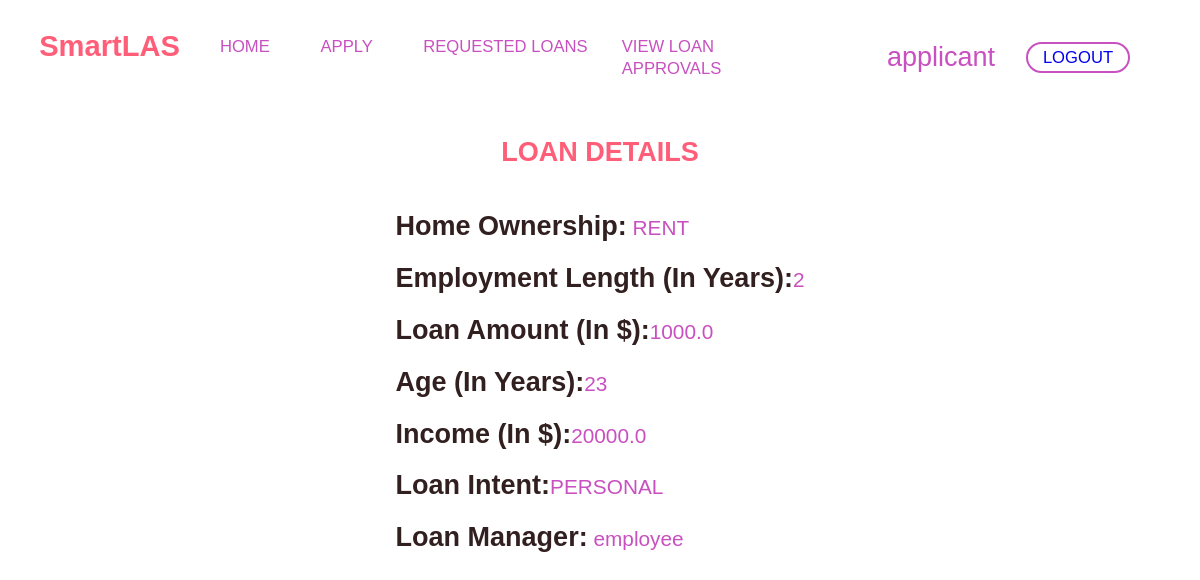
Screenshot of /loan-details/1006/ (signed in) with the database file from the repository.
### loan_approval/models.py (models this page shows)
class LoanDetails(models.Model):
    LOAN_GRADES = [
        ("A","A"),
        ("B","B"),
        ("C","C"),
        ("D","D"),
        ("E","E"),
        ("F","F"),
        ("G","G")
    ]
    credit_history = models.PositiveIntegerField(validators=[MinValueValidator(2),
                                       MaxValueValidator(35)])
    credit_default = models.BooleanField()
    interest_rate = models.FloatField(validators=[MinValueValidator(4.0),
                                       MaxValueValidator(24.0)])
    grade = models.CharField(max_length=3, choices=LOAN_GRADES)
    loan_percent_to_income = models.FloatField(validators=[MinValueValidator(0.0),
                                       MaxValueValidator(0.84)])
    loan_request = models.OneToOneField(Loan, on_delete= models.CASCADE)

class Loan(models.Model):
    OWNERSHIP_CHOICES = [('RENT','RENT'),
                         ('OWN','OWN'),
                         ('MORTGAGE','MORTGAGE'),
                         ('OTHER','OTHER')
                         ]
    INTENTIONS = [('PERSONAL','PERSONAL'),
                  ('EDUCATION','EDUCATION'),
                  ('MEDICAL','MEDICAL'),
                  ('VENTURE','VENTURE'),
                  ('HOMEIMPROVEMENT','HOMEIMPROVEMENT'),
                  ('DEBTCONSOLIDATION','DEBTCONSOLIDATION')
                  ]
    home_ownership = models.CharField(max_length=10,choices=OWNERSHIP_CHOICES)
    emp_length = models.PositiveIntegerField(validators=[MinValueValidator(0),
                                       MaxValueValidator(43)])
    loan_amount = models.FloatField(validators=[MinValueValidator(0.0),
                                       MaxValueValidator(40000.0)])
    person_age = models.PositiveIntegerField(validators=[MinValueValidator(18),
                                       MaxValueValidator(110)])
    income = models.FloatField(validators=[MinValueValidator(1000.0),
                                       MaxValueValidator(7000000.0)])
    loan_intent = models.CharField(max_length=20,choices=INTENTIONS)
    applicant_details = models.ForeignKey(Applicant, on_delete=models.CASCADE)
    managed_by = models.ForeignKey(Employee, on_delete=models.SET_NULL, null=True)

class Employee(models.Model):
    employee = models.OneToOneField(User, on_delete=models.CASCADE)
    def __str__(self):
        return f'{self.employee.username}'

### loan_approval/views.py (the view)
# urls.py: path("loan-details/<int:pk>/",LoanDetailsDetailView.as_view(), name="loan_details_detail"),
@method_decorator(login_required(login_url=reverse_lazy('loan_approval:user_login')),name="dispatch")
class LoanDetailsDetailView(DetailView):
    model = LoanDetails
    template_name = 'loan_approval/detailed_loan_details_.html'

### loan_approval/templates/loan_approval/detailed_loan_details_.html (shortened to what this page needs)
{% if user.is_authenticated %}
{% load static %}
<!DOCTYPE html>
<html lang="en">
<head>
    <link rel="stylesheet" href="{% static 'css/style.css' %}" />
    <link rel="stylesheet" href="{% static 'css/loan_details_.css' %}">
</head>
<body>
  <nav>
    <div class="logos-section">
      <h2 class="logo">
          <a href="{% url 'loan_approval:index' %}">SmartLAS</a>
      </h2>
      <ul class="menu-items">
        {% if user.is_authenticated %}
        {% if user.applicant %}
        <li>
          <a href="{% url 'loan_approval:dashboard' %}">HOME</a>
        </li>
        <li>
          <a href="{% url 'loan_approval:loan_request' %}">APPLY</a>
        </li>
        <li>
          <a href="{% url 'loan_approval:applicant_loan_list' %}">REQUESTED LOANS</a>
        </li>
        <li>
          <a href="{% url 'loan_approval:loans_details_list' %}">VIEW LOAN APPROVALS</a>
        </li>
        {% endif %}
        {% endif %}
      </ul>
    </div>
    <ul class="cta-btns">
      {% if user.is_authenticated %}
      <li>
        <div >{{request.user}} </div>
      </li>
      <li>
        <a class="cta-btns1" href="{% url 'loan_approval:user_logout' %}">LOGOUT</a>
      </li>
      {% else %}
      <li>
        <a class="cta-btns1" href="{% url 'loan_approval:user_login' %}">LOGIN</a>
      </li>
      {% endif %}
    </ul>
  </nav>
  <div class="mortgage-container">
  {% if not user.is_superuser %}
  {% if user.is_staff %}
    <h2>LOAN DETAILS</h2>
    <div class="mortgage-details">
  <p><b>Credit history (In Years):</b> {{object.credit_history}}</p>
  <p><b>Grade:</b> {{object.grade}}</p>
  <p><b>Interest:</b> {{object.interest_rate}}</p>
  <p><b>Credit Default:</b> {{object.credit_default}}</p>
  <p><b>Loan Percent to income(In %):</b> {{object.loan_percent_to_income}}</p>
  <p><b>Home Ownership:</b> {{object.loan_request.home_ownership}}</p>
  <p><b>Employment Length (In Years):</b> {{object.loan_request.emp_length}}</p>
  <p><b>Loan Amount(In $):</b> {{object.loan_request.loan_amount}}</p>
  <p><b>Age (In Years):</b>{{object.loan_request.person_age}}</p>
  <p><b>Income (In $):</b>{{object.loan_request.income}}</p>
  <p><b>Loan Intent:</b>{{object.loan_request.loan_intent}}</p>
  <p><b>Applicant Name:</b> {{object.loan_request.applicant_details}}</p>
    </div>
  {% else %}
  <h2>LOAN DETAILS</h2>
  <div class="mortgage-details">
  <p><b>Home Ownership:</b> {{object.loan_request.home_ownership}}</p>
  <p><b>Employment Length (In Years):</b>{{object.loan_request.emp_length}}</p>
  <p><b>Loan Amount (In $):</b>{{object.loan_request.loan_amount}}</p>
  <p><b>Age (In Years):</b>{{object.loan_request.person_age}}</p>
  <p><b>Income (In $):</b>{{object.loan_request.income}}</p>
  <p><b>Loan Intent:</b>{{object.loan_request.loan_intent}}</p>
  <p><b>Loan Manager:</b> {{object.loan_request.managed_by}}</p>
  </div>
  {% endif %}
  {% else %}
  <p> Super user not authorized. </p>
  {% endif %}
</body>
</html>
{% else %}
404 error
{% endif %}

### static/css/style.css (style rules this page uses)
* { font-family: "Poppins", sans-serif; font-size: 1.3rem; }
.logo a { font-size: 1.4rem; color: #ff5e78; text-decoration: none; }
li { list-style: none; }
nav, .cta-btns, .menu-items { display: flex; align-items: center; }
nav { margin: 0 1.5rem 1.5rem 1.5rem; justify-content: space-between; }
.logos-section { display: flex; }
.menu-items li, .cta-btns li { font-size: 0.9rem; margin-right: 1.5rem; color: #c850c0; }
.menu-items li a { position: relative; font-size: 0.8rem; margin-right: 1.5rem; color: #c850c0; text-decoration: none; }
.menu-items li a::after { content: ''; background: linear-gradient(to right, #ff5e78, #c850c0); height: 1.5px; width: 100%; left: 0; position: absolute; bottom: -5px; opacity: 0; transition: all 0.2s; pointer-events: none; }
.cta-btns1, .cta-btns2 { font-size: 0.8rem; text-decoration: none; border: 2px solid #c850c0; padding: 0.2rem 0.7rem; border-radius: 0.9rem; }

### static/css/loan_details_.css (style rules this page uses)
* { font-family: "Poppins", sans-serif; }
h2 { text-align: center; color: #ff5e78; }
p { font-size: 1rem; color: #c850c0; }
b { color: #322020; }
.mortgage-container { text-align: center; }
.mortgage-details { display: inline-block; text-align: left; }

### rows the page displays
LoanDetails: loan_request.home_ownership "RENT", loan_request.emp_length "2", loan_request.loan_amount "1000.0", loan_request.person_age "23", loan_request.income "20000.0", loan_request.loan_intent "PERSONAL", loan_request.managed_by "employee"

### other values shown
{{ request.user }} "applicant"
